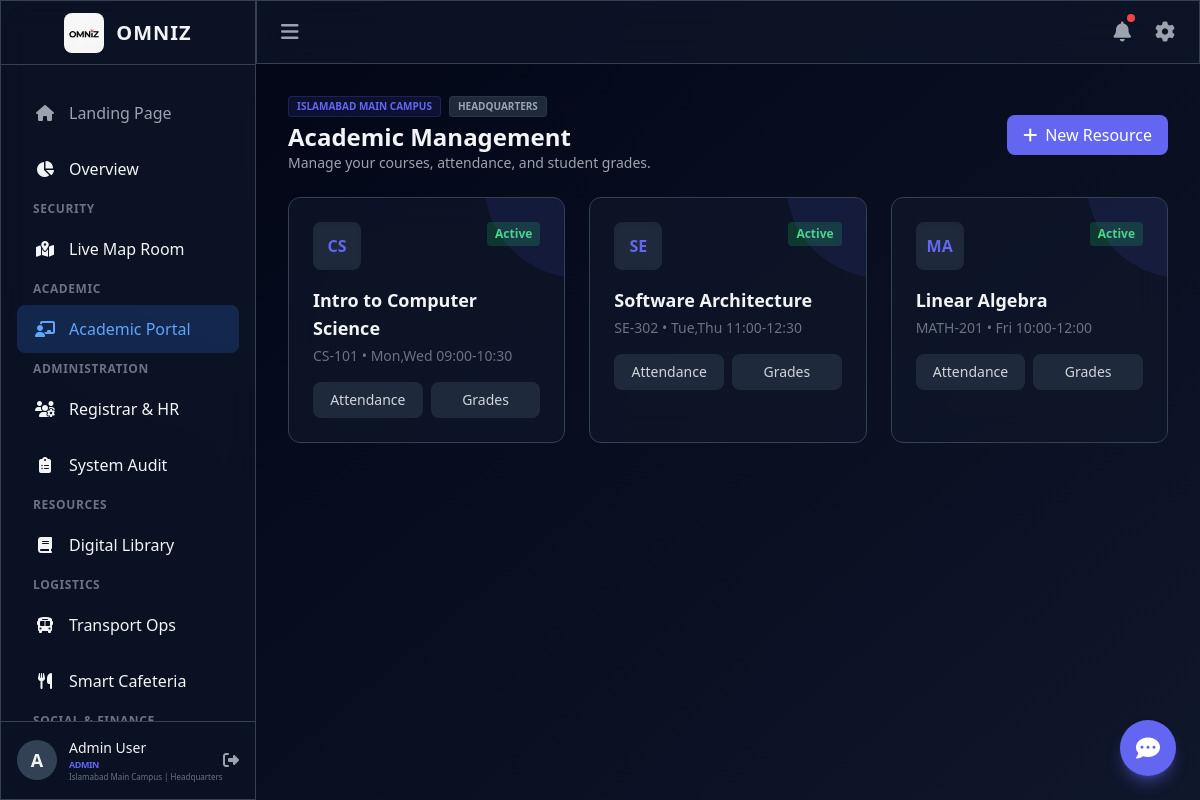
The page /faculty (signed in) on the database its author committed.
### app/models.py (models this page shows, shortened)
class Course(db.Model):
    __tablename__ = 'courses'
    id = db.Column(db.Integer, primary_key=True)
    code = db.Column(db.String(20), unique=True, nullable=False)  # CS-101
    name = db.Column(db.String(100), nullable=False)
    instructor_id = db.Column(db.Integer, db.ForeignKey('users.id'))
    schedule = db.Column(db.String(100)) # e.g. "Mon,Wed 10:00-11:30"
    credit_hours = db.Column(db.Integer, default=3)
    instructor = db.relationship('User', backref='courses_teaching')

### app/web/routes.py (the view)
@web_bp.route('/faculty')
@login_required
@role_required(ROLE_ADMIN, ROLE_HOD, ROLE_TEACHER)
@cache.cached(timeout=60, key_prefix=make_cache_key)
def faculty_dashboard():
    courses = Course.query.all()
    return render_template('faculty_dashboard.html',
                          courses=courses,
                          campus_lat=session.get('campus_lat', 33.6518),
                          campus_lng=session.get('campus_lng', 73.1566))

### app/services/cache.py (called while the page is built)
def make_cache_key(*args, **kwargs):
    path = request.path
    args_str = str(sorted(request.args.items()))
    from flask import session
    uni_prefix = "global"
    if hasattr(g, 'current_tenant') and g.current_tenant:
        uni_prefix = f"uni_{g.current_tenant.id}"
    elif hasattr(g, 'current_user') and g.current_user and g.current_user.university_id:
        uni_prefix = f"uni_{g.current_user.university_id}"
    elif session.get('user_id'):
        uni_prefix = f"user_{session['user_id']}"
    return f"{uni_prefix}:{path}:{args_str}"

### app/utils.py (called while the page is built)
def login_required(f):
    @wraps(f)
    def decorated_function(*args, **kwargs):
        if 'user_id' not in session:
            flash('Please login to access this page')
            return redirect(url_for('web.login'))
        return f(*args, **kwargs)
    return decorated_function

def role_required(*roles):
    def decorator(f):
        @wraps(f)
        def decorated_function(*args, **kwargs):
            if 'user_id' not in session:
                flash('Please login to access this page')
                return redirect(url_for('web.login'))
            user_role = session.get('user_role', 'student')
            if user_role not in roles:
                flash('You do not have permission to access this page')
                return redirect(url_for('web.dashboard'))
            return f(*args, **kwargs)
        return decorated_function
    return decorator

def has_permission(user_role, permission):
    role_perms = PERMISSIONS.get(user_role, [])
    if '*' in role_perms:
        return True
    for p in role_perms:
        if p == permission or p.startswith(f"{permission}."):
            return True
    return False

### app/templates/faculty_dashboard.html (shortened to what this page needs)
{% extends "base_dashboard.html" %}
{% block content %}
<div class="space-y-6" x-data="{ activeTab: 'courses', showModal: false, selectedCourse: null }">
    <div class="flex justify-between items-center">
        <div>
            <div class="flex items-center gap-2 mb-1">
                <span
                    class="px-2 py-0.5 bg-primary/10 text-primary text-[10px] font-bold rounded uppercase border border-primary/20">{{
                    session.get('campus_name', 'Global') }}</span>
                <span
                    class="px-2 py-0.5 bg-slate-800 text-gray-400 text-[10px] font-bold rounded uppercase border border-white/5">{{
                    session.get('dept_name', 'Academic HQ') }}</span>
            </div>
            <h1 class="text-2xl font-bold">Academic Management</h1>
            <p class="text-gray-400 text-sm">Manage your courses, attendance, and student grades.</p>
        </div>
        <button
            class="bg-primary hover:bg-indigo-700 text-white px-4 py-2 rounded-lg transition-colors flex items-center">
            <i class="fas fa-plus mr-2"></i> New Resource
        </button>
    </div>
    <div class="grid grid-cols-1 md:grid-cols-2 lg:grid-cols-3 gap-6">
        {% for course in courses %}
        <div
            class="glass p-6 rounded-xl border border-slate-700 hover:border-primary/50 transition-all group relative overflow-hidden">
            <div
                class="absolute top-0 right-0 w-24 h-24 bg-primary/10 rounded-bl-full -mr-4 -mt-4 transition-transform group-hover:scale-110">
            </div>
            <div class="flex justify-between items-start mb-4">
                <div
                    class="w-12 h-12 rounded-lg bg-slate-800 flex items-center justify-center text-primary font-bold shadow-inner">
                    {{ course.code[:2] }}
                </div>
                <span class="px-2 py-1 rounded text-xs font-semibold bg-green-500/20 text-green-400">Active</span>
            </div>
            <h3 class="text-lg font-bold mb-1">{{ course.name }}</h3>
            <p class="text-sm text-gray-500 mb-4">{{ course.code }} • {{ course.schedule }}</p>
            <div class="flex space-x-2">
                <button @click="selectedCourse = '{{ course.name }}'; showModal = true"
                    class="flex-1 bg-slate-800 hover:bg-primary hover:text-white py-2 rounded-lg text-sm text-gray-300 transition-colors">
                    Attendance
                </button>
                <button
                    class="flex-1 bg-slate-800 hover:bg-secondary hover:text-white py-2 rounded-lg text-sm text-gray-300 transition-colors">
                    Grades
                </button>
            </div>
        </div>
        {% endfor %}
    </div>
</div>
{% endblock %}

### app/templates/base_dashboard.html (shortened to what this page needs)
<!DOCTYPE html>
<html lang="en" class="dark">
<head>
    <script src="https://cdn.tailwindcss.com"></script>
    <link rel="stylesheet" href="https://cdnjs.cloudflare.com/ajax/libs/font-awesome/6.4.0/css/all.min.css">
    <link rel="stylesheet" href="https://unpkg.com/leaflet@1.9.4/dist/leaflet.css">
    <link href="https://unpkg.com/aos@2.3.1/dist/aos.css" rel="stylesheet">
</head>
<body class="bg-dark text-gray-100 font-sans antialiased h-screen overflow-hidden flex relative"
    x-data="{ sidebarOpen: true }">
    <div class="bg-mesh"></div>
    <aside :class="sidebarOpen ? 'w-64' : 'w-20'"
        class="glass h-full flex flex-col transition-all duration-300 z-50 border-r border-slate-700">
        <a href="{{ url_for('web.dashboard') }}"
            class="h-16 flex items-center justify-center border-b border-slate-700 hover:bg-white/5 transition-colors">
            <img src="{{ url_for('static', filename='img/logo.png') }}" x-show="sidebarOpen"
                class="h-10 w-10 rounded-lg transition-transform duration-300" alt="Omniz Logo">
            <span x-show="sidebarOpen"
                class="ml-3 font-bold text-xl tracking-wider transition-opacity duration-300 uppercase">Omniz</span>
        </a>
        <nav class="flex-1 px-4 py-6 space-y-2 overflow-y-auto">
            <a href="{{ url_for('web.index') }}"
                class="flex items-center px-4 py-3 rounded-lg hover:bg-slate-500/10 transition-colors">
                <i class="fas fa-home w-6 text-center text-gray-400"></i>
                <span x-show="sidebarOpen" class="ml-3 font-medium text-gray-400">Landing Page</span>
            </a>
            <a href="{{ url_for('web.dashboard') }}"
                class="flex items-center px-4 py-3 rounded-lg hover:bg-primary/20 hover:text-primary transition-colors {{ 'bg-primary/20 text-primary' if request.endpoint and request.endpoint == 'web.dashboard' }}">
                <i class="fas fa-chart-pie w-6 text-center"></i>
                <span x-show="sidebarOpen" class="ml-3 font-medium">Overview</span>
            </a>
            {% if has_permission('incidents') %}
            <div class="mt-6 mb-2 px-4 text-xs font-semibold text-gray-500 uppercase tracking-wider"
                x-show="sidebarOpen">Security</div>
            <a href="{{ url_for('web.security_dashboard') }}"
                class="flex items-center px-4 py-3 rounded-lg hover:bg-red-500/20 hover:text-red-400 transition-colors {{ 'bg-red-500/20 text-red-400' if request.endpoint and 'security' in request.endpoint }}">
                <i class="fas fa-map-marked-alt w-6 text-center"></i>
                <span x-show="sidebarOpen" class="ml-3 font-medium">Live Map Room</span>
            </a>
            {% endif %}
            {% if has_permission('academic') %}
            <div class="mt-6 mb-2 px-4 text-xs font-semibold text-gray-500 uppercase tracking-wider"
                x-show="sidebarOpen">Academic</div>
            <a href="{{ url_for('web.faculty_dashboard') }}"
                class="flex items-center px-4 py-3 rounded-lg hover:bg-blue-500/20 hover:text-blue-400 transition-colors {{ 'bg-blue-500/20 text-blue-400' if request.endpoint and 'faculty' in request.endpoint }}">
                <i class="fas fa-chalkboard-teacher w-6 text-center"></i>
                <span x-show="sidebarOpen" class="ml-3 font-medium">Academic Portal</span>
            </a>
            {% endif %}
            {% if has_permission('users') or has_permission('financial.payroll') or has_permission('audit_logs') %}
            <div class="mt-6 mb-2 px-4 text-xs font-semibold text-gray-500 uppercase tracking-wider"
                x-show="sidebarOpen">Administration</div>
            {% if has_permission('users') %}
            <a href="{{ url_for('web.users') }}"
                class="flex items-center px-4 py-3 rounded-lg hover:bg-emerald-500/20 hover:text-emerald-400 transition-colors {{ 'bg-emerald-500/20 text-emerald-400' if request.endpoint and 'users' in request.endpoint }}">
                <i class="fas fa-users-cog w-6 text-center"></i>
                <span x-show="sidebarOpen" class="ml-3 font-medium">Registrar & HR</span>
            </a>
            {% endif %}
            {% if has_permission('audit_logs') %}
            <a href="{{ url_for('web.audit_logs') }}"
                class="flex items-center px-4 py-3 rounded-lg hover:bg-slate-500/20 hover:text-slate-300 transition-colors {{ 'bg-slate-500/20 text-slate-300' if request.endpoint and 'audit-logs' in request.endpoint }}">
                <i class="fas fa-clipboard-list w-6 text-center"></i>
                <span x-show="sidebarOpen" class="ml-3 font-medium">System Audit</span>
            </a>
            {% endif %}
            {% endif %}
            {% if has_permission('library') %}
            <div class="mt-6 mb-2 px-4 text-xs font-semibold text-gray-500 uppercase tracking-wider"
                x-show="sidebarOpen">Resources</div>
            <a href="{{ url_for('web.library_dashboard') }}"
                class="flex items-center px-4 py-3 rounded-lg hover:bg-purple-500/20 hover:text-purple-400 transition-colors {{ 'bg-purple-500/20 text-purple-400' if request.endpoint and 'library' in request.endpoint }}">
                <i class="fas fa-book w-6 text-center"></i>
                <span x-show="sidebarOpen" class="ml-3 font-medium">Digital Library</span>
            </a>
            {% endif %}
            {% if has_permission('transport') or has_permission('cafeteria') %}
            <div class="mt-6 mb-2 px-4 text-xs font-semibold text-gray-500 uppercase tracking-wider"
                x-show="sidebarOpen">Logistics</div>
            {% if has_permission('transport') %}
            <a href="{{ url_for('web.transport_dashboard') }}"
                class="flex items-center px-4 py-3 rounded-lg hover:bg-yellow-500/20 hover:text-yellow-400 transition-colors {{ 'bg-yellow-500/20 text-yellow-400' if request.endpoint and 'transport' in request.endpoint }}">
                <i class="fas fa-bus w-6 text-center"></i>
                <span x-show="sidebarOpen" class="ml-3 font-medium">Transport Ops</span>
            </a>
            {% endif %}
            {% if has_permission('cafeteria') %}
            <a href="{{ url_for('web.cafeteria_dashboard') }}"
                class="flex items-center px-4 py-3 rounded-lg hover:bg-orange-500/20 hover:text-orange-400 transition-colors {{ 'bg-orange-500/20 text-orange-400' if request.endpoint and 'cafeteria' in request.endpoint }}">
                <i class="fas fa-utensils w-6 text-center"></i>
                <span x-show="sidebarOpen" class="ml-3 font-medium">Smart Cafeteria</span>
            </a>
            {% endif %}
            {% endif %}
            {% if has_permission('financial') or has_permission('chat') %}
            <div class="mt-6 mb-2 px-4 text-xs font-semibold text-gray-500 uppercase tracking-wider"
                x-show="sidebarOpen">Social & Finance</div>
            {% endif %}
        </nav>
        <div class="p-4 border-t border-slate-700">
            <div class="flex items-center">
                <div class="w-10 h-10 rounded-full bg-slate-700 flex items-center justify-center text-lg font-bold">
                    {{ session.get('user_name', 'U')[0] }}
                </div>
                <div x-show="sidebarOpen" class="ml-3 overflow-hidden">
                    <p class="text-sm font-medium truncate">{{ session.get('user_name', 'User') }}</p>
                    <div class="flex flex-col">
                        <span class="text-[9px] font-bold text-primary uppercase tracking-tighter">{{
                            session.get('user_role', 'Guest') }}</span>
                        <span class="text-[8px] text-gray-500 truncate">{{ session.get('campus_name', 'Global') }} | {{
                            session.get('dept_name', 'HQ') }}</span>
                    </div>
                </div>
                <a href="{{ url_for('web.logout') }}" x-show="sidebarOpen"
                    class="ml-auto text-gray-400 hover:text-white">
                    <i class="fas fa-sign-out-alt"></i>
                </a>
            </div>
        </div>
    </aside>
    <main class="flex-1 flex flex-col relative overflow-hidden bg-gradient-to-br from-dark to-slate-900">
        <header class="h-16 glass flex items-center justify-between px-6 z-40 border-b border-slate-700">
            <button @click="sidebarOpen = !sidebarOpen"
                class="text-gray-400 hover:text-white transition-colors focus:outline-none">
                <i class="fas fa-bars text-xl"></i>
            </button>
            <div class="flex items-center space-x-6">
                <div class="relative" x-data="{ open: false }">
                    <button @click="open = !open" class="text-gray-400 hover:text-white relative focus:outline-none">
                        <i class="fas fa-bell text-xl"></i>
                        <span class="absolute -top-1 -right-1 w-2 h-2 bg-red-500 rounded-full"></span>
                    </button>
                </div>
                <a href="{{ url_for('web.settings') }}" class="text-gray-400 hover:text-white">
                    <i class="fas fa-cog text-xl"></i>
                </a>
            </div>
        </header>
        <div class="flex-1 overflow-x-hidden overflow-y-auto p-6 md:p-8 relative">
            {% block content %}{% endblock %}
        </div>
    </main>
    <div x-data="chatWidget()" x-cloak class="fixed bottom-6 right-6 z-[99999] flex flex-col items-end gap-4">
        <button @click="isOpen = !isOpen"
            class="w-14 h-14 rounded-full bg-primary hover:bg-indigo-600 text-white shadow-lg flex items-center justify-center transition-all transform hover:scale-110 active:scale-95 group shadow-primary/40 relative z-50">
            <i class="fas fa-comment-dots text-2xl group-hover:animate-bounce"></i>
        </button>
    </div>
</body>
</html>

### app/templates/base_dashboard.html (style rules this page uses)
.glass { background: rgba(30, 41, 59, 0.75); backdrop-filter: blur(16px); -webkit-backdrop-filter: blur(16px); border: 1px solid rgba(255, 255, 255, 0.1); }
body { font-family: 'Outfit', sans-serif; }
.glass { background: rgba(15, 23, 42, 0.7); backdrop-filter: blur(16px); -webkit-backdrop-filter: blur(16px); border: 1px solid rgba(255, 255, 255, 0.08); }
.bg-mesh { position: absolute; width: 100%; height: 100%; z-index: -1; background: radial-gradient(at 0% 0%, hsla(253, 16%, 7%, 1) 0, transparent 50%), radial-gradient(at 50% 0%, hsla(225, 39%, 30%, 1) 0, transparent 50%), radial-gradient(at 100% 0%, hsla(339, 49%, 30%, 1) 0, transparent 50%); filter: blur(100px); opacity: 0.5; }

### rows shown on the page
Course: code "CS", name "Intro to Computer Science", code "CS-101", schedule "Mon,Wed 09:00-10:30"
Course: code "SE", name "Software Architecture", code "SE-302", schedule "Tue,Thu 11:00-12:30"
Course: code "MA", name "Linear Algebra", code "MATH-201", schedule "Fri 10:00-12:00"

### other values the page prints
{{ session.get('user_name', 'U')[0] }} "A"
{{ session.get('user_name', 'User') }} "Admin User"
{{ session.get('user_role', 'Guest') }} "ADMIN"
{{ session.get('campus_name', 'Global') }} "Islamabad Main Campus"
{{ session.get('dept_name', 'HQ') }} "Headquarters"
{{ session.get('campus_name', 'Global') }} "ISLAMABAD MAIN CAMPUS"
{{ session.get('dept_name', 'Academic HQ') }} "HEADQUARTERS"
